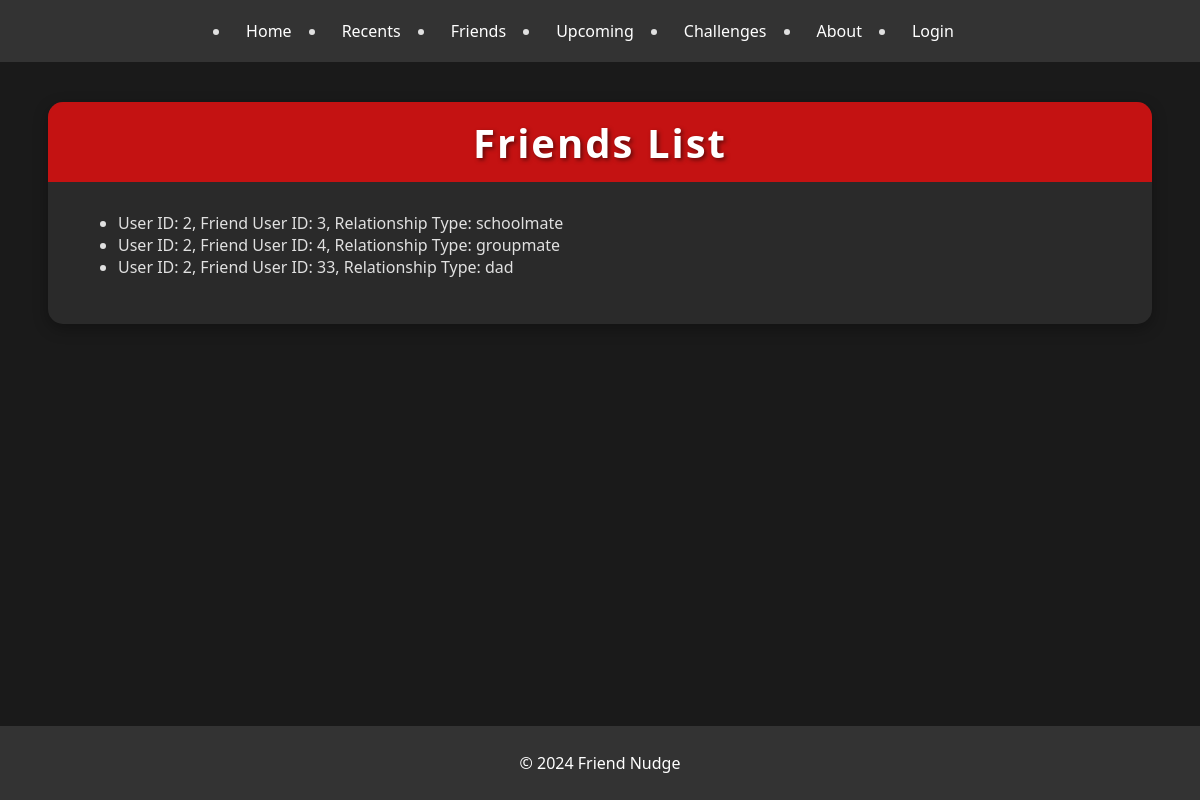
Screenshot of /display_friends?user_id=2 with the database file from the repository.
### tables this page shows
CREATE TABLE Friends (
        friend_id INTEGER PRIMARY KEY AUTOINCREMENT,
        user_id INTEGER NOT NULL,
        friend_user_id INTEGER NOT NULL,
        relationship_type TEXT NOT NULL,
        FOREIGN KEY (user_id) REFERENCES Users(user_id),
        FOREIGN KEY (friend_user_id) REFERENCES Users(user_id)
    );

### project.py (the view)
@app.route('/display_friends')
def display_friends():
    user_id = request.args.get('user_id')
    conn = get_database()
    cursor = conn.cursor()
    cursor.execute(
        'SELECT user_id, friend_user_id, relationship_type FROM friends WHERE user_id = ?', (user_id,))
    friends = cursor.fetchall()
    conn.close()
    return render_template('display_friends.html', friends=friends)

### prefix.py (called while the page is built)
    def __call__(self, environ, start_response):
        service_prefix = os.getenv('JUPYTERHUB_SERVICE_PREFIX', default=None)
        print (f"Service Prefix: {service_prefix}")
        if (service_prefix):
            environ['SCRIPT_NAME'] = service_prefix + "proxy/" + environ['SERVER_PORT']
            print(f"Setting SCRIPT_NAME to {environ['SCRIPT_NAME']}")
        return self.app(environ, start_response)

### project.py (called while the page is built)
def get_database():
    conn = sqlite3.connect(database)
    conn.row_factory = sqlite3.Row # gets us access to columns by name
    return conn

### templates/display_friends.html (shortened to what this page needs)
{% extends "full.html" %}
{% block content %}
    <div class="friends-page" role="main">
        <h1>Friends List</h1>
        <ul>
            {% for friend in friends %}
            <li>
                User ID: {{ friend['user_id'] }}, Friend User ID: {{
                friend['friend_user_id'] }}, Relationship Type: {{
                friend['relationship_type'] }}
            </li>
            {% endfor %}
        </ul>
    </div>
{% endblock %}

### static/css/full.css (style rules this page uses)
html, body { height: 100%; margin: 0; }
body { display: flex; flex-direction: column; }

### static/css/recents.css (style rules this page uses)
body { background-color: #1a1a1a; color: #e0e0e0; font-family: 'Segoe UI', Tahoma, Geneva, Verdana, sans-serif; margin: 0; padding: 0; min-height: 100vh; display: flex; flex-direction: column; }
h1 { margin: 0; font-size: 2em; }

### static/css/friends.css (style rules this page uses)
body { background-color: #1a1a1a; color: #e0e0e0; font-family: 'Segoe UI', Tahoma, Geneva, Verdana, sans-serif; margin: 0; padding: 0; min-height: 100vh; display: flex; flex-direction: column; }
.friends-page { width: 90%; max-width: 1200px; margin: 20px auto; padding: 30px; background-color: #2a2a2a; color: #e0e0e0; border-radius: 15px; box-shadow: 0 5px 15px rgba(0, 0, 0, 0.3); }
.friends-page h1 { height: 80px; display: flex; align-items: center; justify-content: center; color: #ffffff; background-color: rgba(235, 13, 13, 0.8); margin: -30px -30px 30px -30px; padding: 0 30px; border-radius: 15px 15px 0 0; font-size: 2.5em; letter-spacing: 2px; text-shadow: 2px 2px 4px rgba(0, 0, 0, 0.5); }

### static/css/about.css (style rules this page uses)
body { background-color: #1a1a1a; color: #e0e0e0; font-family: 'Segoe UI', Tahoma, Geneva, Verdana, sans-serif; margin: 0; padding: 0; min-height: 100vh; display: flex; flex-direction: column; }

### static/css/upcoming.css (style rules this page uses)
body { background-color: #1a1a1a; color: #e0e0e0; font-family: 'Segoe UI', Tahoma, Geneva, Verdana, sans-serif; margin: 0; padding: 0; min-height: 100vh; display: flex; flex-direction: column; }
.friends-page { width: 90%; max-width: 1200px; margin: 20px auto; padding: 30px; background-color: #2a2a2a; color: #e0e0e0; border-radius: 15px; box-shadow: 0 5px 15px rgba(0, 0, 0, 0.3); }
.friends-page h1 { height: 80px; display: flex; align-items: center; justify-content: center; color: #ffffff; background-color: rgba(235, 13, 13, 0.8); margin: -30px -30px 30px -30px; padding: 0 30px; border-radius: 15px 15px 0 0; font-size: 2.5em; letter-spacing: 2px; text-shadow: 2px 2px 4px rgba(0, 0, 0, 0.5); }

### static/css/challenges.css (style rules this page uses)
body { background-color: #1a1a1a; color: #e0e0e0; font-family: 'Segoe UI', Tahoma, Geneva, Verdana, sans-serif; margin: 0; padding: 0; min-height: 100vh; display: flex; flex-direction: column; }

### rows the page displays
Friends: user_id "2", friend_user_id "3", relationship_type "schoolmate"
Friends: user_id "2", friend_user_id "4", relationship_type "groupmate"
Friends: user_id "2", friend_user_id "33", relationship_type "dad"
